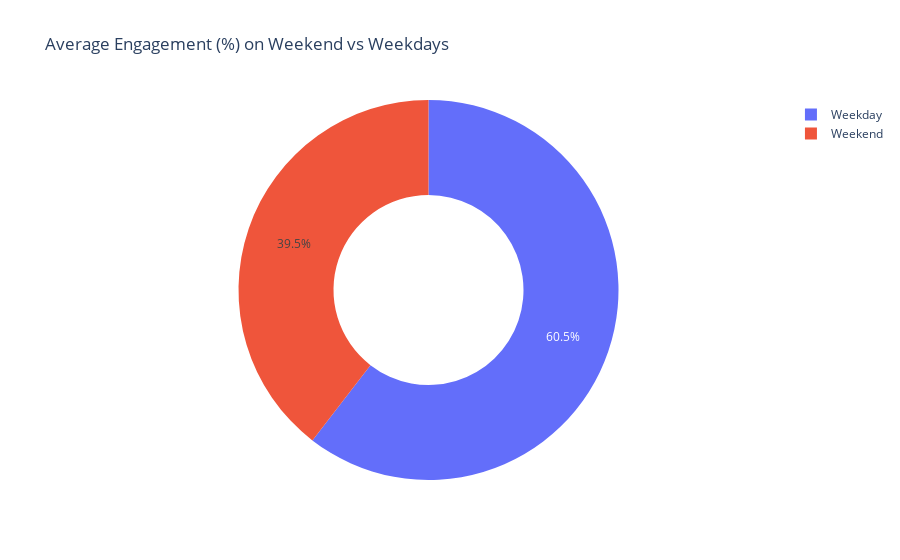

The notebook cell this image was saved under:
### Markdown cell above
Here we notice that Tuesday brings us the highest engagement on average.

### 1.3. Which drives more engagement, weekday or weekend?

### Code cell
weekend = engagement_df[engagement_df["day-type"] == 'Weekend'].engagement.mean()
weekday = engagement_df[engagement_df["day-type"] == 'Weekday'].engagement.mean()

labels = ['Weekend', 'Weekday']
values = [weekend, weekday]

fig = px.pie(engagement_df, values=values, names=labels, 
             title='Average Engagement (%) on Weekend vs Weekdays', hole=0.5)
fig.show()

### Figure 1 — Plotly figure (JSON) as saved in the notebook; plotly's stock layout.template omitted (floating-point values rounded to 4 significant figures)
{"data": [{"domain": {"x": [0, 1], "y": [0, 1]}, "hole": 0.5, "hovertemplate": "label=%{label}<br>value=%{value}<extra></extra>", "labels": ["Weekend", "Weekday"], "legendgroup": "", "name": "", "showlegend": true, "type": "pie", "values": [0.02125, 0.0325]}], "layout": {"legend": {"tracegroupgap": 0}, "title": {"text": "Average Engagement (%) on Weekend vs Weekdays"}}}
